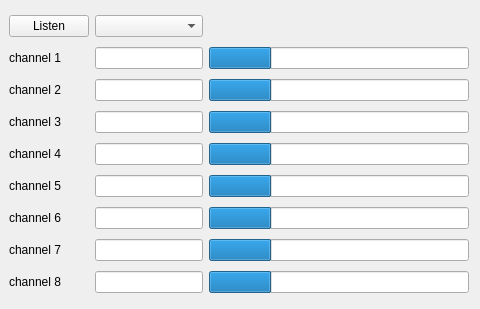
<?xml version="1.0" encoding="UTF-8"?>
<ui version="4.0">
 <class>Form</class>
 <widget class="QWidget" name="Form">
  <property name="geometry">
   <rect>
    <x>0</x>
    <y>0</y>
    <width>480</width>
    <height>309</height>
   </rect>
  </property>
  <property name="windowTitle">
   <string>Form</string>
  </property>
  <property name="styleSheet">
   <string notr="true"/>
  </property>
  <layout class="QGridLayout" name="gridLayout" rowstretch="0,0,0,0,0,0,0,0,0,0">
   <property name="leftMargin">
    <number>9</number>
   </property>
   <item row="4" column="1">
    <widget class="QLineEdit" name="channel3display">
     <property name="sizePolicy">
      <sizepolicy hsizetype="Fixed" vsizetype="Fixed">
       <horstretch>0</horstretch>
       <verstretch>0</verstretch>
      </sizepolicy>
     </property>
     <property name="readOnly">
      <bool>true</bool>
     </property>
    </widget>
   </item>
   <item row="5" column="1">
    <widget class="QLineEdit" name="channel4display">
     <property name="sizePolicy">
      <sizepolicy hsizetype="Fixed" vsizetype="Fixed">
       <horstretch>0</horstretch>
       <verstretch>0</verstretch>
      </sizepolicy>
     </property>
     <property name="readOnly">
      <bool>true</bool>
     </property>
    </widget>
   </item>
   <item row="6" column="1">
    <widget class="QLineEdit" name="channel5display">
     <property name="sizePolicy">
      <sizepolicy hsizetype="Fixed" vsizetype="Fixed">
       <horstretch>0</horstretch>
       <verstretch>0</verstretch>
      </sizepolicy>
     </property>
     <property name="readOnly">
      <bool>true</bool>
     </property>
    </widget>
   </item>
   <item row="7" column="1">
    <widget class="QLineEdit" name="channel6display">
     <property name="sizePolicy">
      <sizepolicy hsizetype="Fixed" vsizetype="Fixed">
       <horstretch>0</horstretch>
       <verstretch>0</verstretch>
      </sizepolicy>
     </property>
     <property name="readOnly">
      <bool>true</bool>
     </property>
    </widget>
   </item>
   <item row="8" column="1">
    <widget class="QLineEdit" name="channel7display">
     <property name="sizePolicy">
      <sizepolicy hsizetype="Fixed" vsizetype="Fixed">
       <horstretch>0</horstretch>
       <verstretch>0</verstretch>
      </sizepolicy>
     </property>
     <property name="readOnly">
      <bool>true</bool>
     </property>
    </widget>
   </item>
   <item row="9" column="1">
    <widget class="QLineEdit" name="channel8display">
     <property name="sizePolicy">
      <sizepolicy hsizetype="Fixed" vsizetype="Fixed">
       <horstretch>0</horstretch>
       <verstretch>0</verstretch>
      </sizepolicy>
     </property>
     <property name="readOnly">
      <bool>true</bool>
     </property>
    </widget>
   </item>
   <item row="1" column="0">
    <widget class="QLabel" name="label">
     <property name="text">
      <string>channel 1</string>
     </property>
    </widget>
   </item>
   <item row="3" column="0">
    <widget class="QLabel" name="label_2">
     <property name="text">
      <string>channel 2</string>
     </property>
    </widget>
   </item>
   <item row="4" column="0">
    <widget class="QLabel" name="label_3">
     <property name="text">
      <string>channel 3</string>
     </property>
    </widget>
   </item>
   <item row="5" column="0">
    <widget class="QLabel" name="label_4">
     <property name="text">
      <string>channel 4</string>
     </property>
    </widget>
   </item>
   <item row="6" column="0">
    <widget class="QLabel" name="label_5">
     <property name="text">
      <string>channel 5</string>
     </property>
    </widget>
   </item>
   <item row="7" column="0">
    <widget class="QLabel" name="label_6">
     <property name="text">
      <string>channel 6</string>
     </property>
    </widget>
   </item>
   <item row="8" column="0">
    <widget class="QLabel" name="label_7">
     <property name="text">
      <string>channel 7</string>
     </property>
    </widget>
   </item>
   <item row="9" column="0">
    <widget class="QLabel" name="label_8">
     <property name="text">
      <string>channel 8</string>
     </property>
    </widget>
   </item>
   <item row="3" column="1">
    <widget class="QLineEdit" name="channel2display">
     <property name="sizePolicy">
      <sizepolicy hsizetype="Fixed" vsizetype="Fixed">
       <horstretch>0</horstretch>
       <verstretch>0</verstretch>
      </sizepolicy>
     </property>
     <property name="readOnly">
      <bool>true</bool>
     </property>
    </widget>
   </item>
   <item row="1" column="1">
    <widget class="QLineEdit" name="channel1display">
     <property name="sizePolicy">
      <sizepolicy hsizetype="Fixed" vsizetype="Fixed">
       <horstretch>0</horstretch>
       <verstretch>0</verstretch>
      </sizepolicy>
     </property>
     <property name="readOnly">
      <bool>true</bool>
     </property>
    </widget>
   </item>
   <item row="1" column="2">
    <widget class="QProgressBar" name="channel1bar">
     <property name="value">
      <number>24</number>
     </property>
     <property name="format">
      <string/>
     </property>
    </widget>
   </item>
   <item row="3" column="2">
    <widget class="QProgressBar" name="channel2bar">
     <property name="value">
      <number>24</number>
     </property>
     <property name="format">
      <string/>
     </property>
    </widget>
   </item>
   <item row="4" column="2">
    <widget class="QProgressBar" name="channel3bar">
     <property name="value">
      <number>24</number>
     </property>
     <property name="format">
      <string/>
     </property>
    </widget>
   </item>
   <item row="5" column="2">
    <widget class="QProgressBar" name="channel4bar">
     <property name="value">
      <number>24</number>
     </property>
     <property name="format">
      <string/>
     </property>
    </widget>
   </item>
   <item row="6" column="2">
    <widget class="QProgressBar" name="channel5bar">
     <property name="value">
      <number>24</number>
     </property>
     <property name="format">
      <string/>
     </property>
    </widget>
   </item>
   <item row="7" column="2">
    <widget class="QProgressBar" name="channel6bar">
     <property name="value">
      <number>24</number>
     </property>
     <property name="format">
      <string/>
     </property>
    </widget>
   </item>
   <item row="8" column="2">
    <widget class="QProgressBar" name="channel7bar">
     <property name="value">
      <number>24</number>
     </property>
     <property name="format">
      <string/>
     </property>
    </widget>
   </item>
   <item row="9" column="2">
    <widget class="QProgressBar" name="channel8bar">
     <property name="value">
      <number>24</number>
     </property>
     <property name="format">
      <string/>
     </property>
    </widget>
   </item>
   <item row="0" column="1">
    <widget class="QComboBox" name="IrisInputBox"/>
   </item>
   <item row="0" column="0">
    <widget class="QPushButton" name="ListenButton">
     <property name="text">
      <string>Listen</string>
     </property>
    </widget>
   </item>
  </layout>
 </widget>
 <resources/>
 <connections/>
</ui>
